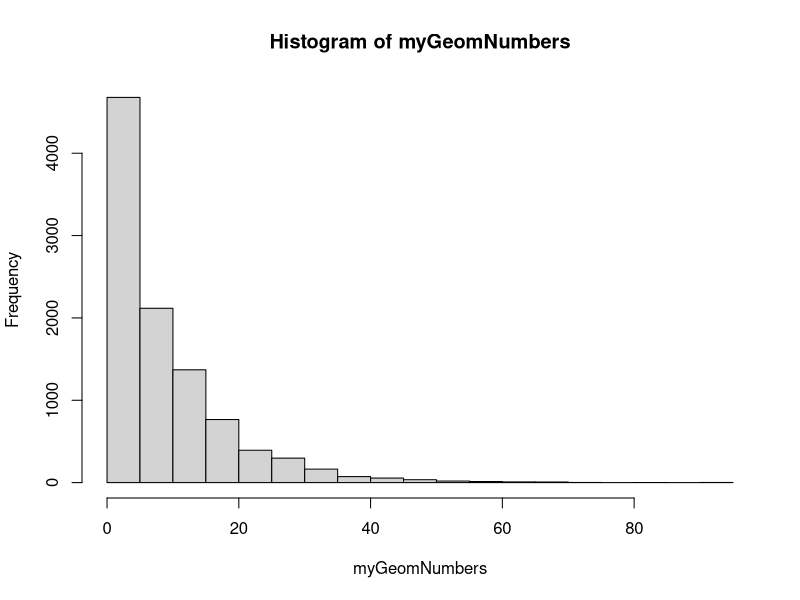

Here is the R script that generated this plot:
# geometric distribution

myGeomNumbers <- rgeom(10000, 0.1)

# distribution plot
hist(myGeomNumbers)

# mean of the numbers generated
mean(myGeomNumbers)

# let's repeat the experiment

# the mean or 'expectation' of the average number before you find a failure
1 / 0.1 - 1 

# estimate is close to 9.12, as we got

# Thanks for watching !